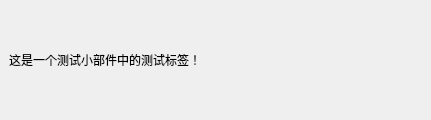
<ui version="4.0">
 <class>qMRMLMarkupsTestLineWidget</class>
 <widget class="QWidget" name="qMRMLMarkupsTestLineWidget">
  <property name="geometry">
   <rect>
    <x>0</x>
    <y>0</y>
    <width>431</width>
    <height>120</height>
   </rect>
  </property>
  <property name="windowTitle">
   <string>测试线属性</string>
  </property>
  <layout class="QVBoxLayout" name="verticalLayout">
   <property name="leftMargin">
    <number>0</number>
   </property>
   <property name="topMargin">
    <number>0</number>
   </property>
   <property name="rightMargin">
    <number>0</number>
   </property>
   <property name="bottomMargin">
    <number>0</number>
   </property>
   <item>
    <widget class="ctkCollapsibleButton" name="lineTestCollapsibleButton" native="true">
     <property name="text" stdset="0">
      <string>测试线设置</string>
     </property>
     <property name="checked" stdset="0">
      <bool>false</bool>
     </property>
     <property name="collapsed" stdset="0">
      <bool>true</bool>
     </property>
     <layout class="QGridLayout" name="gridLayout_2">
      <property name="leftMargin">
       <number>9</number>
      </property>
      <property name="rightMargin">
       <number>9</number>
      </property>
      <item row="0" column="0">
       <widget class="QLabel" name="qMRMLMarkupsTestLineWidgetLabel">
        <property name="text">
         <string>这是一个测试小部件中的测试标签！</string>
        </property>
       </widget>
      </item>
     </layout>
    </widget>
   </item>
  </layout>
 </widget>
 <customwidgets>
  <customwidget>
   <class>ctkCollapsibleButton</class>
   <extends>QWidget</extends>
   <header>ctkCollapsibleButton.h</header>
   <container>1</container>
  </customwidget>
 </customwidgets>
 <resources />
 <connections />
</ui>
